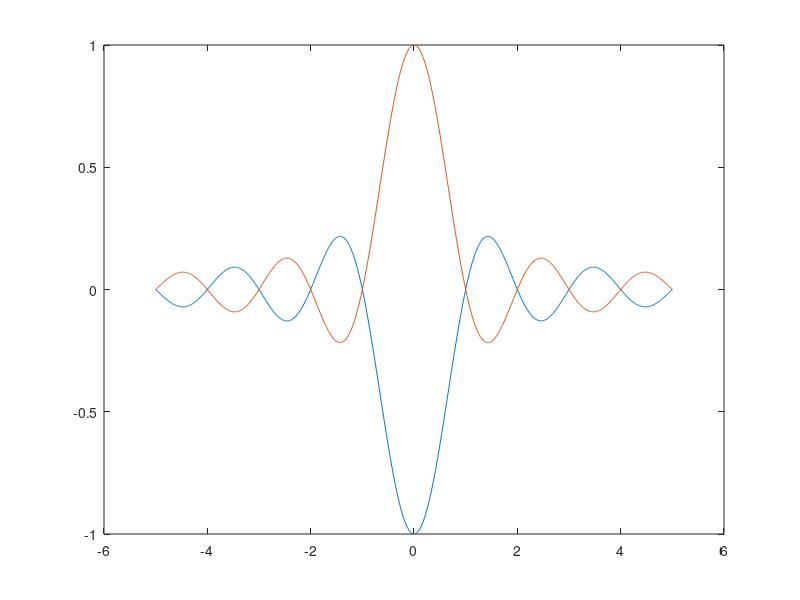

The MATLAB source for this figure:
j=0;
x=-5:0.01:5;
n = -1:1:0;
for i = 1:length(n)
    for k = 1:length(x)
        y(k) = sqrt(2^j)*(sin(pi*((2^j)*x(k) - n(i)))/(pi*x(k)));
    end
    plot(x,y)
    hold on
    
end